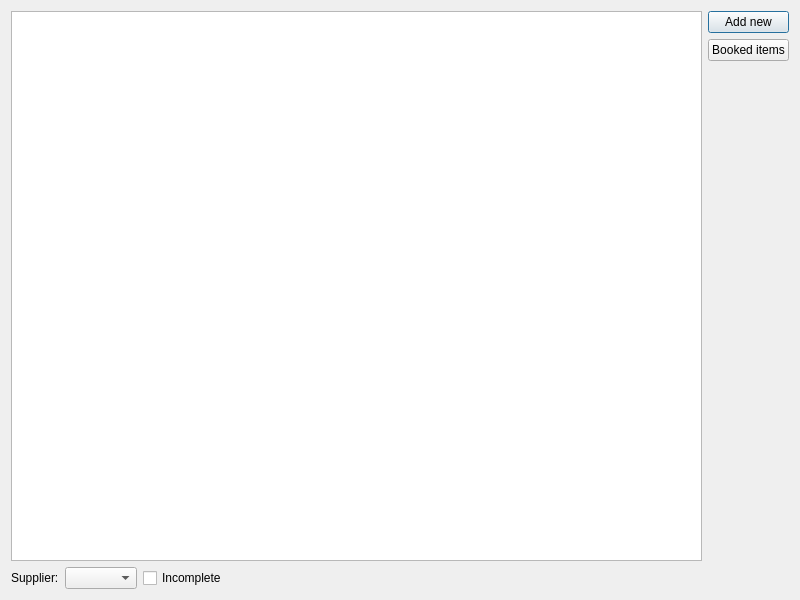
<?xml version="1.0" encoding="UTF-8"?>
<ui version="4.0">
 <class>DialogInvoices</class>
 <widget class="QDialog" name="DialogInvoices">
  <property name="geometry">
   <rect>
    <x>0</x>
    <y>0</y>
    <width>800</width>
    <height>600</height>
   </rect>
  </property>
  <property name="windowTitle">
   <string>Invoices</string>
  </property>
  <layout class="QGridLayout" name="gridLayout">
   <item row="0" column="0" colspan="4">
    <widget class="QTableView" name="tableView">
     <property name="sizePolicy">
      <sizepolicy hsizetype="MinimumExpanding" vsizetype="Expanding">
       <horstretch>0</horstretch>
       <verstretch>0</verstretch>
      </sizepolicy>
     </property>
    </widget>
   </item>
   <item row="1" column="0">
    <widget class="QLabel" name="label">
     <property name="text">
      <string>Supplier:</string>
     </property>
    </widget>
   </item>
   <item row="1" column="1">
    <widget class="SupplierComboBox" name="comboBoxSupplier"/>
   </item>
   <item row="0" column="4" rowspan="2">
    <layout class="QVBoxLayout" name="verticalLayout">
     <item>
      <widget class="QPushButton" name="pushButtonNew">
       <property name="sizePolicy">
        <sizepolicy hsizetype="Minimum" vsizetype="Fixed">
         <horstretch>0</horstretch>
         <verstretch>0</verstretch>
        </sizepolicy>
       </property>
       <property name="text">
        <string>Add new</string>
       </property>
      </widget>
     </item>
     <item>
      <widget class="QPushButton" name="pushButtonBookedItems">
       <property name="sizePolicy">
        <sizepolicy hsizetype="Minimum" vsizetype="Fixed">
         <horstretch>0</horstretch>
         <verstretch>0</verstretch>
        </sizepolicy>
       </property>
       <property name="text">
        <string>Booked items</string>
       </property>
      </widget>
     </item>
     <item>
      <spacer name="verticalSpacer">
       <property name="orientation">
        <enum>Qt::Vertical</enum>
       </property>
       <property name="sizeType">
        <enum>QSizePolicy::MinimumExpanding</enum>
       </property>
       <property name="sizeHint" stdset="0">
        <size>
         <width>0</width>
         <height>40</height>
        </size>
       </property>
      </spacer>
     </item>
    </layout>
   </item>
   <item row="1" column="3">
    <spacer name="horizontalSpacer">
     <property name="orientation">
      <enum>Qt::Horizontal</enum>
     </property>
     <property name="sizeHint" stdset="0">
      <size>
       <width>40</width>
       <height>20</height>
      </size>
     </property>
    </spacer>
   </item>
   <item row="1" column="2">
    <widget class="QCheckBox" name="checkBoxIncomplete">
     <property name="text">
      <string>Incomplete</string>
     </property>
    </widget>
   </item>
  </layout>
 </widget>
 <customwidgets>
  <customwidget>
   <class>SupplierComboBox</class>
   <extends>QComboBox</extends>
   <header>suppliercombobox.h</header>
  </customwidget>
 </customwidgets>
 <resources/>
 <connections/>
</ui>
